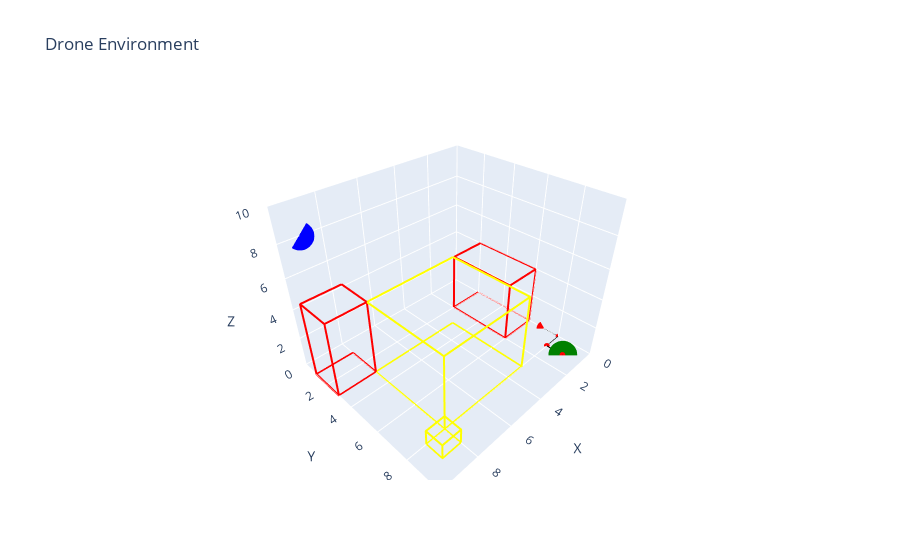

Here is the notebook cell this chart was saved with:
### Code cell
import time 
from IPython.display import clear_output,display 


clear_output() 

env.reset()
raw_env = env.unwrapped
raw_env.set_goal(goal_position )


done  = False 

while  not done : 

    action = env.action_space.sample() 

    state,reward,terminated, truncated,info = env.step(action)
    clear_output()
    env.render() 

    # time.sleep(1)
    done = terminated or truncated

### Figure 1 — Plotly figure (JSON) as saved in the notebook; plotly's stock layout.template omitted (floating-point values rounded to 4 significant figures)
{"data": [{"line": {"color": "yellow", "width": 4}, "mode": "lines", "showlegend": false, "type": "scatter3d", "x": [3, 8, 8, 3], "y": [3, 3, 8, 8], "z": [0, 0, 0, 0]}, {"line": {"color": "yellow", "width": 4}, "mode": "lines", "showlegend": false, "type": "scatter3d", "x": [3, 8, 8, 3], "y": [3, 3, 8, 8], "z": [5, 5, 5, 5]}, {"line": {"color": "yellow", "width": 4}, "mode": "lines", "showlegend": false, "type": "scatter3d", "x": [3, 8, 8, 3], "y": [3, 3, 3, 3], "z": [0, 0, 5, 5]}, {"line": {"color": "yellow", "width": 4}, "mode": "lines", "showlegend": false, "type": "scatter3d", "x": [8, 3, 3, 8], "y": [8, 8, 8, 8], "z": [0, 0, 5, 5]}, {"line": {"color": "yellow", "width": 4}, "mode": "lines", "showlegend": false, "type": "scatter3d", "x": [8, 8, 8, 8], "y": [3, 8, 8, 3], "z": [0, 0, 5, 5]}, {"line": {"color": "yellow", "width": 4}, "mode": "lines", "showlegend": false, "type": "scatter3d", "x": [3, 3, 3, 3], "y": [3, 8, 8, 3], "z": [0, 0, 5, 5]}, {"line": {"color": "yellow", "width": 4}, "mode": "lines", "showlegend": false, "type": "scatter3d", "x": [8, 9, 9, 8], "y": [8, 8, 9, 9], "z": [0, 0, 0, 0]}, {"line": {"color": "yellow", "width": 4}, "mode": "lines", "showlegend": false, "type": "scatter3d", "x": [8, 9, 9, 8], "y": [8, 8, 9, 9], "z": [1, 1, 1, 1]}, {"line": {"color": "yellow", "width": 4}, "mode": "lines", "showlegend": false, "type": "scatter3d", "x": [8, 9, 9, 8], "y": [8, 8, 8, 8], "z": [0, 0, 1, 1]}, {"line": {"color": "yellow", "width": 4}, "mode": "lines", "showlegend": false, "type": "scatter3d", "x": [9, 8, 8, 9], "y": [9, 9, 9, 9], "z": [0, 0, 1, 1]}, {"line": {"color": "yellow", "width": 4}, "mode": "lines", "showlegend": false, "type": "scatter3d", "x": [9, 9, 9, 9], "y": [8, 9, 9, 8], "z": [0, 0, 1, 1]}, {"line": {"color": "yellow", "width": 4}, "mode": "lines", "showlegend": false, "type": "scatter3d", "x": [8, 8, 8, 8], "y": [8, 9, 9, 8], "z": [0, 0, 1, 1]}, {"line": {"color": "red", "width": 4}, "mode": "lines", "showlegend": false, "type": "scatter3d", "x": [0, 2, 2, 0], "y": [2, 2, 6, 6], "z": [0, 0, 0, 0]}, {"line": {"color": "red", "width": 4}, "mode": "lines", "showlegend": false, "type": "scatter3d", "x": [0, 2, 2, 0], "y": [2, 2, 6, 6], "z": [4, 4, 4, 4]}, {"line": {"color": "red", "width": 4}, "mode": "lines", "showlegend": false, "type": "scatter3d", "x": [0, 2, 2, 0], "y": [2, 2, 2, 2], "z": [0, 0, 4, 4]}, {"line": {"color": "red", "width": 4}, "mode": "lines", "showlegend": false, "type": "scatter3d", "x": [2, 0, 0, 2], "y": [6, 6, 6, 6], "z": [0, 0, 4, 4]}, {"line": {"color": "red", "width": 4}, "mode": "lines", "showlegend": false, "type": "scatter3d", "x": [2, 2, 2, 2], "y": [2, 6, 6, 2], "z": [0, 0, 4, 4]}, {"line": {"color": "red", "width": 4}, "mode": "lines", "showlegend": false, "type": "scatter3d", "x": [0, 0, 0, 0], "y": [2, 6, 6, 2], "z": [0, 0, 4, 4]}, {"line": {"color": "red", "width": 4}, "mode": "lines", "showlegend": false, "type": "scatter3d", "x": [8, 10, 10, 8], "y": [1, 1, 3, 3], "z": [0, 0, 0, 0]}, {"line": {"color": "red", "width": 4}, "mode": "lines", "showlegend": false, "type": "scatter3d", "x": [8, 10, 10, 8], "y": [1, 1, 3, 3], "z": [5, 5, 5, 5]}, {"line": {"color": "red", "width": 4}, "mode": "lines", "showlegend": false, "type": "scatter3d", "x": [8, 10, 10, 8], "y": [1, 1, 1, 1], "z": [0, 0, 5, 5]}, {"line": {"color": "red", "width": 4}, "mode": "lines", "showlegend": false, "type": "scatter3d", "x": [10, 8, 8, 10], "y": [3, 3, 3, 3], "z": [0, 0, 5, 5]}, {"line": {"color": "red", "width": 4}, "mode": "lines", "showlegend": false, "type": "scatter3d", "x": [10, 10, 10, 10], "y": [1, 3, 3, 1], "z": [0, 0, 5, 5]}, {"line": {"color": "red", "width": 4}, "mode": "lines", "showlegend": false, "type": "scatter3d", "x": [8, 8, 8, 8], "y": [1, 3, 3, 1], "z": [0, 0, 5, 5]}, {"marker": {"color": "green", "size": 10}, "mode": "markers", "name": "Start", "showlegend": false, "type": "scatter3d", "x": [1], "y": [9], "z": [0]}, {"marker": {"color": "blue", "size": 10}, "mode": "markers", "name": "Goal", "showlegend": false, "type": "scatter3d", "x": [9], "y": [0], "z": [8]}, {"line": {"color": "black", "width": 2}, "marker": {"color": "red", "size": 2}, "mode": "lines+markers", "name": "Drone Path", "showlegend": false, "type": "scatter3d", "x": [1, 1, 0, 0], "y": [9, 8, 8, 7], "z": [0, 0, 0, 0]}, {"marker": {"color": "red", "size": 5}, "mode": "markers", "name": "Drone", "showlegend": false, "type": "scatter3d", "x": [0], "y": [7], "z": [0]}], "layout": {"scene": {"domain": {"x": [0, 1], "y": [0, 1]}, "xaxis": {"range": [0, 10], "title": {"text": "X"}}, "yaxis": {"range": [0, 10], "title": {"text": "Y"}}, "zaxis": {"range": [0, 10], "title": {"text": "Z"}}}, "title": {"text": "Drone Environment"}}}
